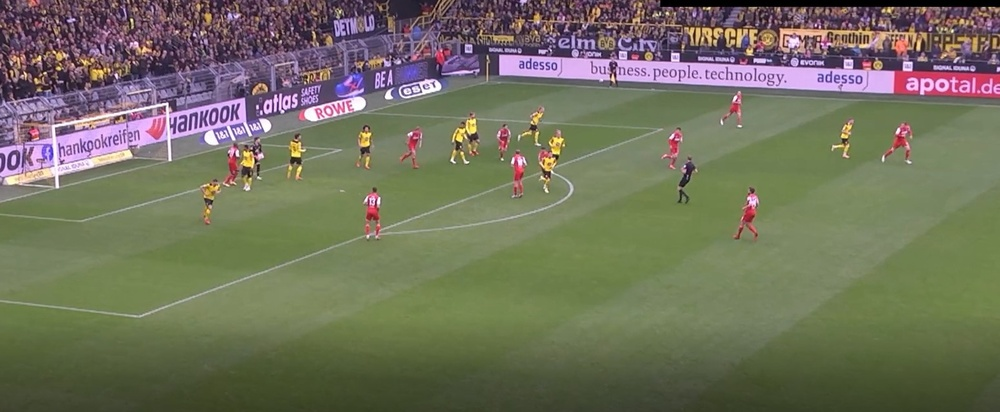
#> input picture snip.jpg, 1000 x 412 px, shrunk from 1550 x 638 before the run
$ python color_spaces.py
#> lines starting #> are read from the running program, lines starting #| are printed output that depends on the picture

"""
Swithing between color spaces - systems of representing colors
RGB, Grayscale, HSV, LAB
"""

import cv2 as cv
from matplotlib import pyplot as plt

img_path='snip.jpg'
img = cv.imread(img_path)
#> img is the input picture: shape (412, 1000, 3); mean B, G, R 92.7, 113.1, 113.2

# BGR (Blue Green Red) to Grayscale
# Grayscale shows you the distribution of intensities in an image
gray = cv.cvtColor(img, cv.COLOR_BGR2GRAY)
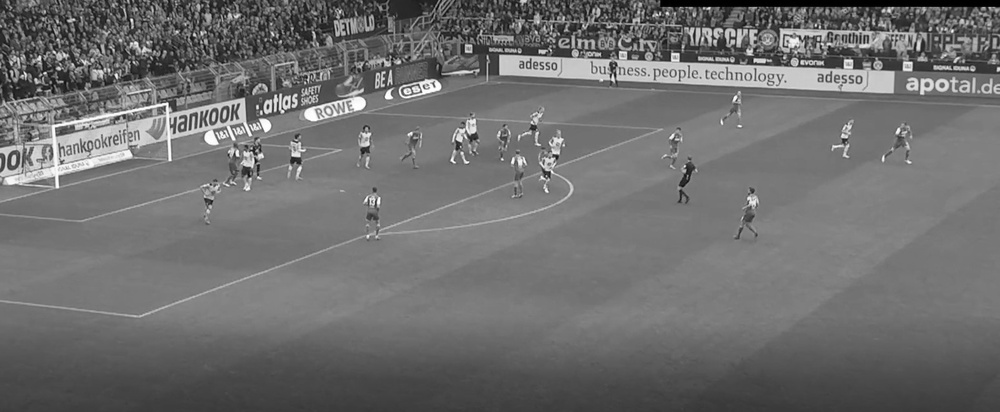
#> gray: shape (412, 1000); min 0, max 255, mean 110.8

# BGR to HSV - Hue Saturation Value, similar to human perception
hsv = cv.cvtColor(img, cv.COLOR_BGR2HSV)
#> hsv: shape (412, 1000, 3); mean H, S, V 64.2, 82.5, 124.1

# BGR to LAB - L x A x B
lab = cv.cvtColor(img, cv.COLOR_BGR2LAB)
#> lab: shape (412, 1000, 3); mean of channels 0, 1, 2 120.2, 124.6, 139.6


# BGR to RGB (when you have problems with color inversion)
# matplotlib assumes RGB color order
#> (the run stopped early here; a loop or call above may not have finished)
